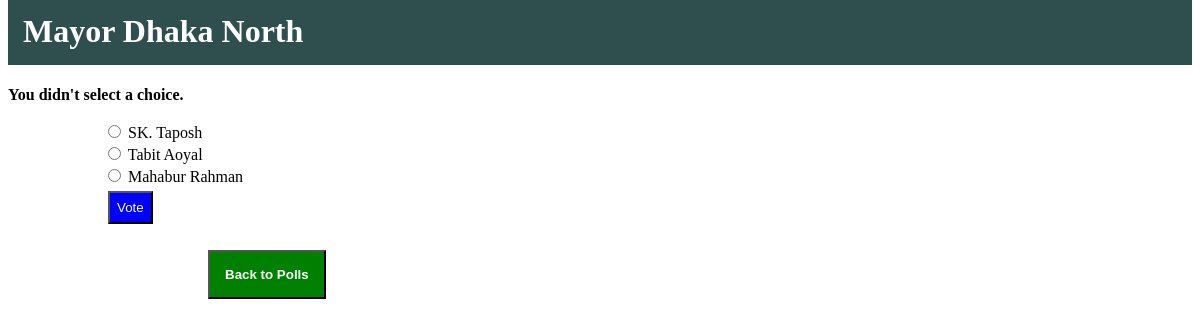
Page /9/vote/ on the committed database.
### polls1/models.py (models this page shows, shortened)
class Question(models.Model):
    question_text = models.CharField(max_length=200)
    pub_date = models.DateTimeField('date published')

class Choice(models.Model):
    question = models.ForeignKey(Question,on_delete=models.CASCADE)
    choice_text = models.CharField(max_length=200)
    votes = models.IntegerField(default=0)
    def __init__(self, *args, **kwargs):
        super().__init__(*args, **kwargs)
        self.pub_date = None

### polls1/views.py (the view, shortened to what this page needs)
# urls.py: path('<int:question_id>/vote/', views.vote, name='vote'),
def vote(request, question_id):
    question = get_object_or_404(Question, pk=question_id)
    try:
        selected_choice = question.choice_set.get(pk=request.POST['choice'])
    except (KeyError, Choice.DoesNotExist):
        return render(request, 'detail.html', {
            'question': question,
            'error_message': "You didn't select a choice.",
        })

### polls1/templates/detail.html (shortened to what this page needs)
<html>
<head>
</head>
<body>
<h1>{{ question.question_text }}</h1>
{% if error_message %}<p><strong>{{ error_message }}</strong></p>{% endif %}
<form action="{% url 'polls1:vote' question.id %}" method="post">
{% for choice in question.choice_set.all %}
    <input type="radio" name="choice" id="choice{{ forloop.counter }}" value="{{ choice.id }}">
    <label for="choice{{ forloop.counter }}">{{ choice.choice_text }}</label><br>
{% endfor %}
<input type="submit" value="Vote">
</form>
<form>
  <button type="submit" formaction="http://127.0.0.1:8000/home/"><b>Back to Polls</b></button>
</form>
</body>
</html>

### polls1/templates/detail.html (style rules this page uses)
h1 { background-color: DarkSlateGray; color: white; text-align: left; padding: 15px; margin-top: -10px; }
button { background-color: green; color: white; font-family: Arial; text-align: right; padding: 15px; margin-top: 10px; margin-left: 200px; length: 20px; }
input { background-color: blue; color: white; font-family: Arial; text-align: right; padding: 7px; margin-top: 5px; margin-left: 100px; length: 20px; }

### rows in the picture
Question: question_text "Mayor Dhaka North"
Choice: choice_text "SK. Taposh"
Choice: choice_text "Tabit Aoyal"
Choice: choice_text "Mahabur Rahman"

### other values in the picture
{{ error_message }} "You didn't select a choice."
